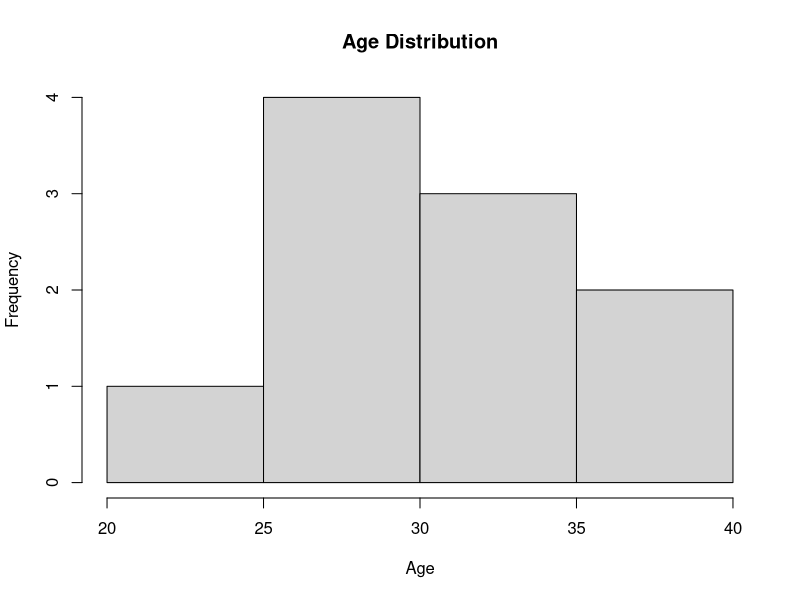
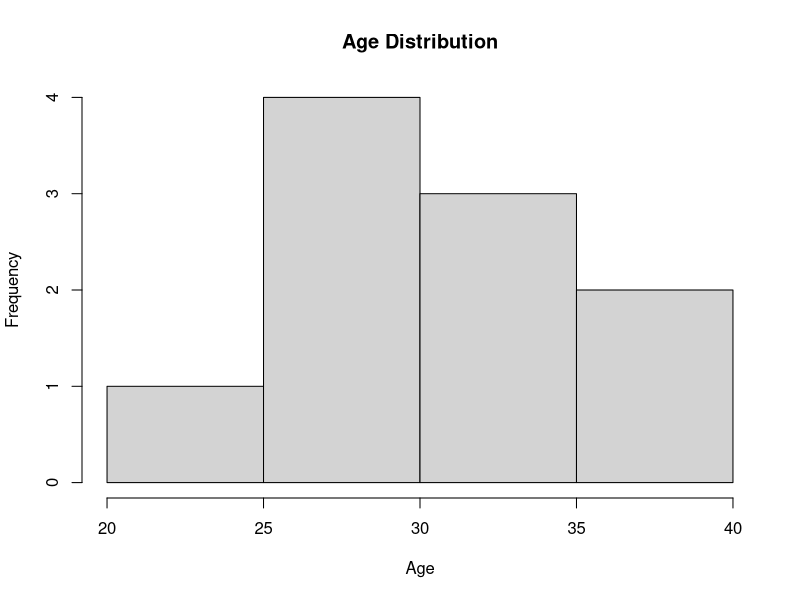

Write the R code that produced these figures, in order.
# Example R Script 1

# Generate some random data
set.seed(123)
data <- data.frame(
  ID = 1:10,
  Age = rnorm(10, 30, 5),
  Income = rnorm(10, 50000, 10000)
)

# Print summary statistics
summary(data)

# Create a histogram of Age
hist(data$Age, main = "Age Distribution", xlab = "Age", ylab = "Frequency")

# Save the plot as a PNG file
png("hist_age.png")
hist(data$Age, main = "Age Distribution", xlab = "Age", ylab = "Frequency")
dev.off()

# Print a message
cat("Example R Script 1 completed successfully!\n")
